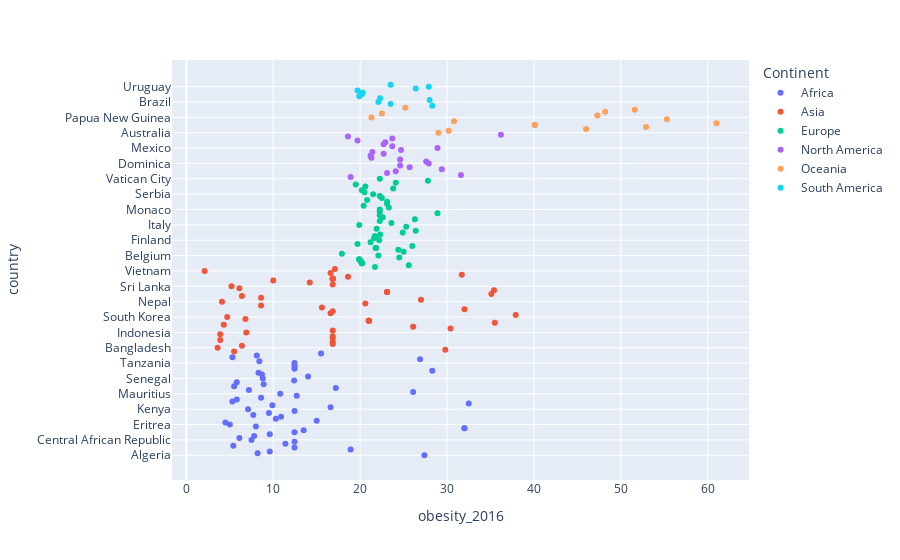

Here is the notebook cell this chart was saved with:
### Code cell
fig = px.scatter(data, x="obesity_2016", y="country", color="Continent", hover_data=['obesity_2016'])
fig.show()

### Figure 1 — Plotly figure (JSON) as saved in the notebook; plotly's stock layout.template omitted (floating-point values rounded to 4 significant figures)
{"data": [{"hovertemplate": "Continent=Africa<br>obesity_2016=%{x}<br>country=%{y}<extra></extra>", "legendgroup": "Africa", "marker": {"color": "#636efa", "symbol": "circle"}, "mode": "markers", "name": "Africa", "orientation": "h", "showlegend": true, "type": "scatter", "x": [27.4, 8.2, 9.6, 18.9, 12.45, 5.4, 11.4, 12.45, 7.5, 6.1, 7.8, 9.6, 12.45, 13.5, 32, 32, 8, 5, 4.5, 15, 10.3, 10.9, 7.7, 9.5, 12.45, 7.1, 16.6, 9.9, 32.5, 5.3, 5.8, 8.6, 12.7, 10.8, 26.1, 7.2, 17.2, 5.5, 8.9, 5.8, 12.4, 8.8, 14, 8.7, 8.3, 28.3, 12.45, 12.45, 12.45, 12.45, 8.4, 26.9, 5.3, 8.1, 15.5], "xaxis": "x", "y": ["Algeria", "Angola", "Benin", "Botswana", "Burkina", "Burundi", "Cameroon", "Cape Verde", "Central African Republic", "Chad", "Comoros", "Congo", "Congo, Democratic Republic of", "Djibouti", "Egypt", "Egypt", "Equatorial Guinea", "Eritrea", "Ethiopia", "Gabon", "Gambia", "Ghana", "Guinea", "Guinea-Bissau", "Ivory Coast", "Kenya", "Lesotho", "Liberia", "Libya", "Madagascar", "Malawi", "Mali", "Mauritania", "Mauritius", "Morocco", "Mozambique", "Namibia", "Niger", "Nigeria", "Rwanda", "Sao Tome and Principe", "Senegal", "Seychelles", "Sierra Leone", "Somalia", "South Africa", "South Sudan", "Sudan", "Swaziland", "Tanzania", "Togo", "Tunisia", "Uganda", "Zambia", "Zimbabwe"], "yaxis": "y"}, {"hovertemplate": "Continent=Asia<br>obesity_2016=%{x}<br>country=%{y}<extra></extra>", "legendgroup": "Asia", "marker": {"color": "#EF553B", "symbol": "circle"}, "mode": "markers", "name": "Asia", "orientation": "h", "showlegend": true, "type": "scatter", "x": [5.5, 29.8, 3.6, 6.4, 16.84, 16.84, 3.9, 16.84, 16.84, 3.9, 6.9, 16.84, 30.4, 26.1, 4.3, 35.5, 21, 21, 21, 21, 6.8, 4.7, 37.9, 16.6, 16.84, 32, 15.6, 8.6, 20.6, 4.1, 27, 8.6, 6.4, 35.1, 23.1, 23.1, 23.1, 35.4, 6.1, 5.2, 16.84, 14.2, 10, 16.84, 16.84, 16.84, 16.84, 18.6, 31.7, 16.6, 2.1, 17.1], "xaxis": "x", "y": ["Afghanistan", "Bahrain", "Bangladesh", "Bhutan", "Brunei", "Burma (Myanmar)", "Cambodia", "China", "East Timor", "India", "Indonesia", "Iran", "Iraq", "Israel", "Japan", "Jordan", "Kazakhstan", "Kazakhstan", "Kazakhstan", "Kazakhstan", "North Korea", "South Korea", "Kuwait", "Kyrgyzstan", "Laos", "Lebanon", "Malaysia", "Maldives", "Mongolia", "Nepal", "Oman", "Pakistan", "Philippines", "Qatar", "Russia", "Russia", "Russia", "Saudi Arabia", "Singapore", "Sri Lanka", "Syria", "Tajikistan", "Thailand", "Turkey", "Turkey", "Turkey", "Turkey", "Turkmenistan", "United Arab Emirates", "Uzbekistan", "Vietnam", "Yemen"], "yaxis": "y"}, {"hovertemplate": "Continent=Europe<br>obesity_2016=%{x}<br>country=%{y}<extra></extra>", "legendgroup": "Europe", "marker": {"color": "#00cc96", "symbol": "circle"}, "mode": "markers", "name": "Europe", "orientation": "h", "showlegend": true, "type": "scatter", "x": [21.7, 25.6, 20.2, 20.2, 20.2, 20.2, 20.1, 19.9, 19.9, 19.9, 19.9, 24.5, 22.1, 17.9, 25, 24.4, 21.8, 21.8, 21.8, 21.8, 26, 19.7, 21.2, 22.2, 21.6, 21.7, 21.7, 21.7, 21.7, 22.3, 24.9, 26.4, 21.9, 25.3, 19.9, 23.6, 22.26, 26.3, 22.6, 22.26, 28.9, 22.26, 22.26, 23.3, 20.4, 23.1, 23.1, 20.8, 22.5, 22.26, 21.5, 20.5, 20.2, 23.8, 20.6, 19.5, 24.1, 27.8, 22.26], "xaxis": "x", "y": ["Albania", "Andorra", "Armenia", "Armenia", "Armenia", "Armenia", "Austria", "Azerbaijan", "Azerbaijan", "Azerbaijan", "Azerbaijan", "Belarus", "Belgium", "Bosnia and Herzegovina", "Bulgaria", "Croatia", "Cyprus", "Cyprus", "Cyprus", "Cyprus", "Czech Republic", "Denmark", "Estonia", "Finland", "France", "Georgia", "Georgia", "Georgia", "Georgia", "Germany", "Greece", "Hungary", "Iceland", "Ireland", "Italy", "Latvia", "Liechtenstein", "Lithuania", "Luxembourg", "Macedonia", "Malta", "Moldova", "Monaco", "Montenegro", "Netherlands", "Norway", "Poland", "Portugal", "Romania", "San Marino", "Serbia", "Slovakia", "Slovenia", "Spain", "Sweden", "Switzerland", "Ukraine", "United Kingdom", "Vatican City"], "yaxis": "y"}, {"hovertemplate": "Continent=North America<br>obesity_2016=%{x}<br>country=%{y}<extra></extra>", "legendgroup": "North America", "marker": {"color": "#ab63fa", "symbol": "circle"}, "mode": "markers", "name": "North America", "orientation": "h", "showlegend": true, "type": "scatter", "x": [18.9, 31.6, 23.1, 24.1, 29.4, 25.7, 24.6, 27.9, 27.6, 24.6, 21.3, 21.2, 22.7, 21.4, 24.7, 28.9, 23.7, 22.7, 22.9, 19.7, 23.7, 18.6, 36.2], "xaxis": "x", "y": ["Antigua and Barbuda", "Bahamas", "Barbados", "Belize", "Canada", "Costa Rica", "Cuba", "Dominica", "Dominican Republic", "El Salvador", "Grenada", "Guatemala", "Haiti", "Honduras", "Jamaica", "Mexico", "Nicaragua", "Panama", "Saint Kitts and Nevis", "Saint Lucia", "Saint Vincent and the Grenadines", "Trinidad and Tobago", "United States"], "yaxis": "y"}, {"hovertemplate": "Continent=Oceania<br>obesity_2016=%{x}<br>country=%{y}<extra></extra>", "legendgroup": "Oceania", "marker": {"color": "#FFA15A", "symbol": "circle"}, "mode": "markers", "name": "Oceania", "orientation": "h", "showlegend": true, "type": "scatter", "x": [29, 30.2, 46, 52.9, 40.1, 40.1, 61, 30.8, 55.3, 21.3, 47.3, 22.5, 48.2, 51.6, 25.2], "xaxis": "x", "y": ["Australia", "Fiji", "Kiribati", "Marshall Islands", "Micronesia", "Micronesia", "Nauru", "New Zealand", "Palau", "Papua New Guinea", "Samoa", "Solomon Islands", "Tonga", "Tuvalu", "Vanuatu"], "yaxis": "y"}, {"hovertemplate": "Continent=South America<br>obesity_2016=%{x}<br>country=%{y}<extra></extra>", "legendgroup": "South America", "marker": {"color": "#19d3f3", "symbol": "circle"}, "mode": "markers", "name": "South America", "orientation": "h", "showlegend": true, "type": "scatter", "x": [28.3, 23.51, 22.1, 28, 22.3, 19.9, 20.2, 20.3, 19.7, 26.4, 27.9, 23.51], "xaxis": "x", "y": ["Argentina", "Bolivia", "Brazil", "Chile", "Colombia", "Ecuador", "Guyana", "Paraguay", "Peru", "Suriname", "Uruguay", "Venezuela"], "yaxis": "y"}], "layout": {"legend": {"title": {"text": "Continent"}, "tracegroupgap": 0}, "margin": {"t": 60}, "xaxis": {"anchor": "y", "domain": [0, 1], "title": {"text": "obesity_2016"}}, "yaxis": {"anchor": "x", "domain": [0, 1], "title": {"text": "country"}}}}
